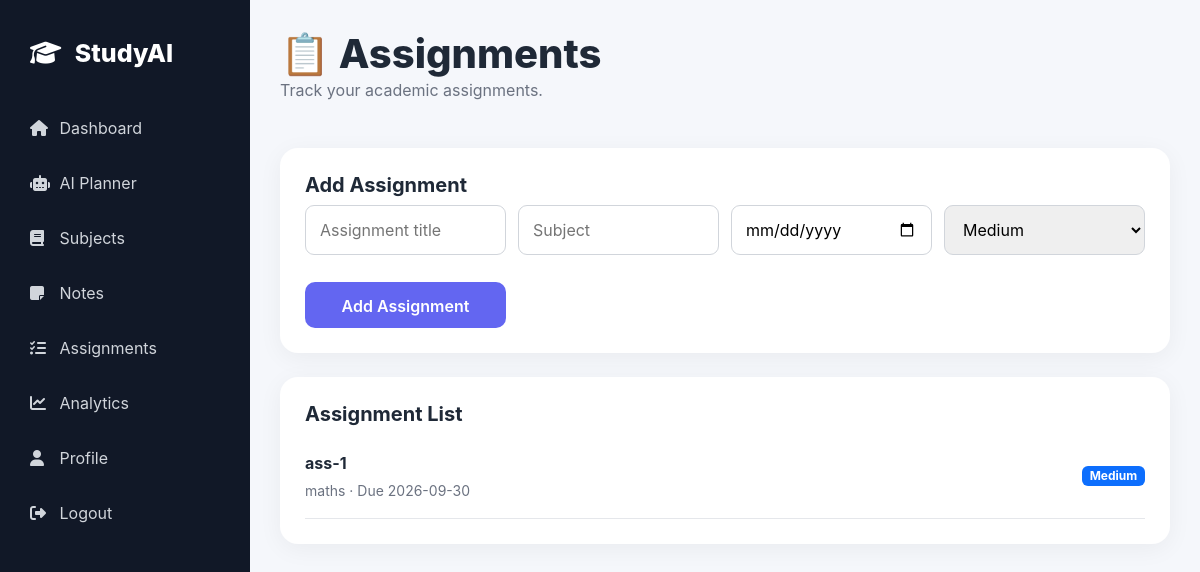
Screenshot of /assignments (signed in) with the database file from the repository.
### app.py (models this page shows)
class Assignment(db.Model):
    id = db.Column(db.Integer, primary_key=True)
    title = db.Column(
        db.String(200),
        nullable=False
    )
    subject = db.Column(
        db.String(150)
    )
    due_date = db.Column(
        db.Date,
        nullable=False
    )
    priority = db.Column(
        db.String(30),
        default="Medium"
    )
    status = db.Column(
        db.String(30),
        default="Pending"
    )
    user_id = db.Column(
        db.Integer,
        db.ForeignKey("user.id"),
        nullable=False
    )

### app.py (the view, shortened to what this page needs)
@app.route("/assignments", methods=["GET", "POST"])
@login_required
def assignments():
    assignments = Assignment.query.filter_by(
        user_id=current_user.id
    ).order_by(
        Assignment.due_date
    ).all()
    return render_template(
        "assignments.html",
        assignments=assignments
    )

### app.py (called while the page is built)
@login_manager.user_loader
def load_user(user_id):
    return db.session.get(
        User,
        int(user_id)
    )

### templates/assignments.html (shortened to what this page needs)
{% extends "base.html" %}
{% block content %}
<div class="page-header">
    <div>
        <h1>📋 Assignments</h1>
        <p>
            Track your academic assignments.
        </p>
    </div>
</div>
<div class="dashboard-card mb-4">
    <h2>Add Assignment</h2>
    <form method="POST" class="form-grid">
        <input name="title" placeholder="Assignment title" required>
        <input name="subject" placeholder="Subject">
        <input type="date" name="due_date" required>
        <select name="priority">
            <option selected>Medium</option>
        </select>
        <button class="btn-primary-custom">
            Add Assignment
        </button>
    </form>
</div>
<div class="dashboard-card">
    <h2>Assignment List</h2>
    {% for assignment in assignments %}
    <div class="task-row">
        <div>
            <strong>
                {{ assignment.title }}
            </strong>
            <small>
                {{ assignment.subject or "General" }}
                · Due {{ assignment.due_date }}
            </small>
        </div>
        <span class="badge bg-primary">
            {{ assignment.priority }}
        </span>
    </div>
    {% else %}
    <div class="empty-state">
        No assignments yet.
    </div>
    {% endfor %}
</div>
{% endblock %}

### static/css/style.css (style rules this page uses)
* { box-sizing: border-box; }
body { margin: 0; font-family: Inter, Arial, sans-serif; background: #f5f7fb; color: #1f2937; }
.top-header, .page-header { display: flex; justify-content: space-between; align-items: center; margin-bottom: 30px; }
.top-header h1, .page-header h1 { margin: 0; font-weight: 800; }
.top-header p, .page-header p { color: #6b7280; }
.stat-card, .dashboard-card, .subject-card { background: white; border-radius: 18px; padding: 25px; box-shadow: 0 5px 25px rgba(0, 0, 0, 0.05); }
.card-heading h2, .dashboard-card h2 { font-size: 20px; font-weight: 750; }
.task-row { display: flex; justify-content: space-between; align-items: center; padding: 17px 0; border-bottom: 1px solid #e5e7eb; }
.task-row strong { display: block; }
.task-row small { display: block; margin-top: 5px; color: #6b7280; }
.btn-primary-custom { border: none; background: #6366f1; color: white; padding: 12px 20px; border-radius: 10px; font-weight: 600; cursor: pointer; text-decoration: none; display: inline-block; }
input, select, textarea { width: 100%; padding: 12px 14px; border: 1px solid #d1d5db; border-radius: 9px; margin-bottom: 15px; outline: none; }
.form-grid { display: grid; grid-template-columns: repeat(4, 1fr); gap: 12px; }
.form-grid button { height: 46px; }

### rows the page displays
Assignment: title "ass-1", subject "maths", due_date "2026-09-30", priority "Medium"
